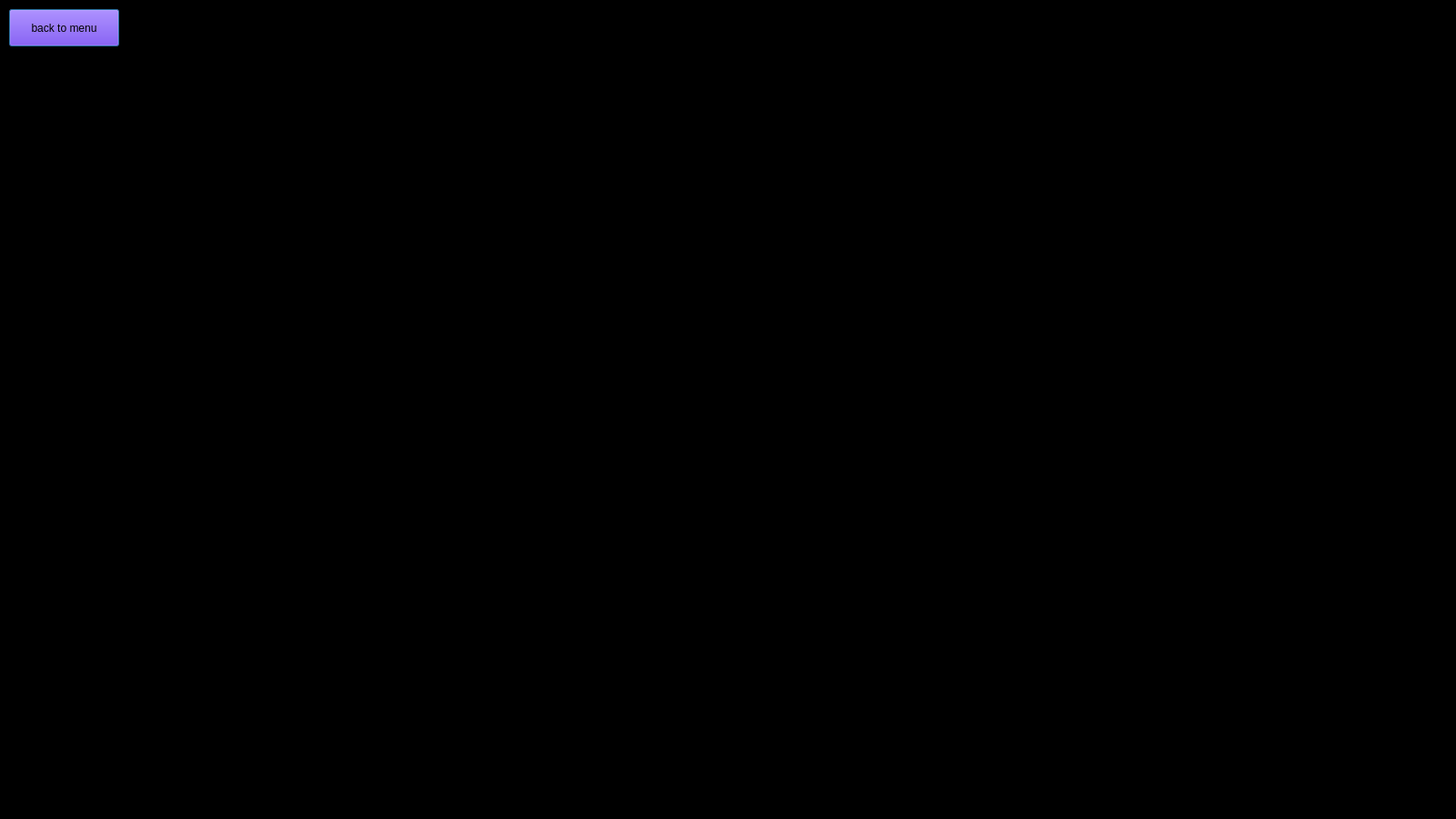
<?xml version="1.0" encoding="UTF-8"?>
<ui version="4.0">
 <class>newGame</class>
 <widget class="QDialog" name="newGame">
  <property name="geometry">
   <rect>
    <x>0</x>
    <y>0</y>
    <width>1600</width>
    <height>900</height>
   </rect>
  </property>
  <property name="windowTitle">
   <string>Dialog</string>
  </property>
  <property name="styleSheet">
   <string notr="true">
background-color: rgb(0, 0, 0);</string>
  </property>
  <widget class="QPushButton" name="pushButton">
   <property name="geometry">
    <rect>
     <x>10</x>
     <y>10</y>
     <width>121</width>
     <height>41</height>
    </rect>
   </property>
   <property name="styleSheet">
    <string notr="true">background-color: rgb(85, 0, 255);</string>
   </property>
   <property name="text">
    <string>back to menu</string>
   </property>
  </widget>
 </widget>
 <resources/>
 <connections/>
</ui>
